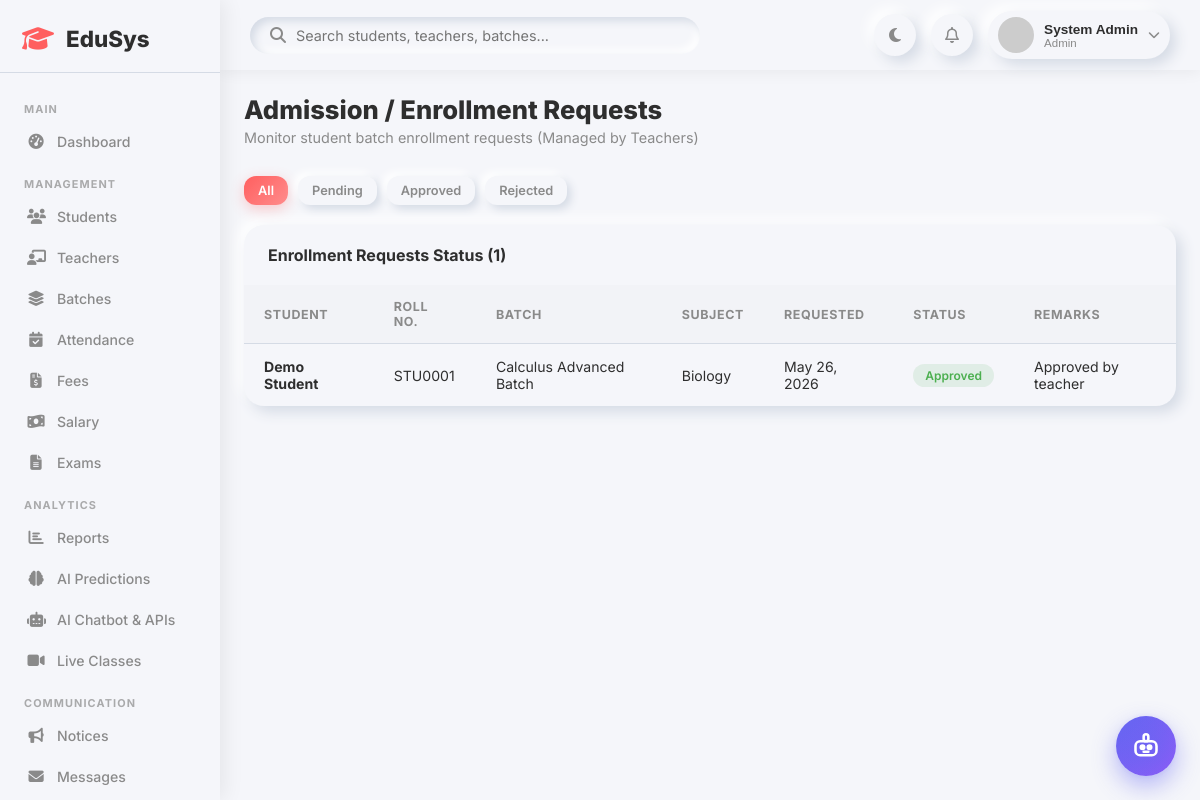
The app's page /admin/requests.php (signed in) with its own data.
### tables this page shows
CREATE TABLE `admission_requests` (
  `id` int(11) NOT NULL,
  `student_id` int(11) NOT NULL,
  `batch_id` int(11) NOT NULL,
  `status` enum('pending','approved','rejected') DEFAULT 'pending',
  `admin_remarks` text DEFAULT NULL,
  `requested_at` timestamp NOT NULL DEFAULT current_timestamp()
);

CREATE TABLE `users` (
  `id` int(11) NOT NULL,
  `name` varchar(150) NOT NULL,
  `email` varchar(150) NOT NULL,
  `password` varchar(255) NOT NULL,
  `role` enum('admin','teacher','student') NOT NULL DEFAULT 'student',
  `avatar` varchar(255) DEFAULT NULL,
  `status` enum('active','inactive','pending') DEFAULT 'active',
  `created_at` timestamp NOT NULL DEFAULT current_timestamp(),
  `updated_at` timestamp NOT NULL DEFAULT current_timestamp() ON UPDATE current_timestamp()
);

CREATE TABLE `students` (
  `id` int(11) NOT NULL,
  `user_id` int(11) NOT NULL,
  `roll_number` varchar(50) DEFAULT NULL,
  `date_of_birth` date DEFAULT NULL,
  `gender` enum('male','female','other') DEFAULT NULL,
  `phone` varchar(20) DEFAULT NULL,
  `address` text DEFAULT NULL,
  `parent_name` varchar(150) DEFAULT NULL,
  `parent_phone` varchar(20) DEFAULT NULL,
  `grade` varchar(20) DEFAULT NULL,
  `admission_date` date DEFAULT NULL
);

CREATE TABLE `batches` (
  `id` int(11) NOT NULL,
  `name` varchar(150) NOT NULL,
  `teacher_id` int(11) DEFAULT NULL,
  `subject_id` int(11) DEFAULT NULL,
  `grade` varchar(20) DEFAULT NULL,
  `schedule` text DEFAULT NULL,
  `max_students` int(11) DEFAULT 30,
  `status` enum('active','inactive') DEFAULT 'active',
  `created_at` timestamp NOT NULL DEFAULT current_timestamp()
);

CREATE TABLE `subjects` (
  `id` int(11) NOT NULL,
  `name` varchar(100) NOT NULL,
  `code` varchar(20) DEFAULT NULL,
  `description` text DEFAULT NULL,
  `created_at` timestamp NOT NULL DEFAULT current_timestamp()
);

### admin/requests.php (the view, shortened to what this page needs)
<?php
require_once '../includes/header.php';
$status_f = $_GET['status'] ?? '';
$where    = $status_f ? "WHERE ar.status='" . $conn->real_escape_string($status_f) . "'" : '';
$requests = $conn->query("
    SELECT ar.*, u.name as student_name, s.roll_number, b.name as batch_name, sub.name as subject_name
    FROM admission_requests ar
    JOIN students s ON ar.student_id = s.id
    JOIN users u ON s.user_id = u.id
    JOIN batches b ON ar.batch_id = b.id
    LEFT JOIN subjects sub ON b.subject_id = sub.id
    $where
    ORDER BY ar.requested_at DESC
");
?>
<div class="page-header">
    <div><h1>Admission / Enrollment Requests</h1><p>Monitor student batch enrollment requests (Managed by Teachers)</p></div>
</div>
<div style="display:flex;gap:10px;margin-bottom:20px;">
    <a href="requests.php" class="btn <?= !$status_f ? 'btn-primary' : 'btn-outline' ?> btn-sm">All</a>
    <a href="?status=pending" class="btn <?= $status_f === 'pending' ? 'btn-primary' : 'btn-outline' ?> btn-sm">Pending</a>
    <a href="?status=approved" class="btn <?= $status_f === 'approved' ? 'btn-primary' : 'btn-outline' ?> btn-sm">Approved</a>
    <a href="?status=rejected" class="btn <?= $status_f === 'rejected' ? 'btn-primary' : 'btn-outline' ?> btn-sm">Rejected</a>
</div>
<div class="table-card">
    <div class="table-header"><h3>Enrollment Requests Status (<?= $requests->num_rows ?>)</h3></div>
    <div class="table-responsive">
        <table>
            <thead><tr><th>Student</th><th>Roll No.</th><th>Batch</th><th>Subject</th><th>Requested</th><th>Status</th><th>Remarks</th></tr></thead>
            <tbody>
                <?php if ($requests->num_rows === 0): ?>
                <tr><td colspan="7" style="text-align:center;padding:30px;color:var(--text-secondary);">No requests found.</td></tr>
                <?php else: ?>
                <?php while ($r = $requests->fetch_assoc()):
                    $sc = ['pending'=>'badge-warning','approved'=>'badge-success','rejected'=>'badge-danger'][$r['status']] ?? 'badge-info';
                ?>
                <tr>
                    <td><strong><?= htmlspecialchars($r['student_name']) ?></strong></td>
                    <td><?= $r['roll_number'] ?></td>
                    <td><?= htmlspecialchars($r['batch_name']) ?></td>
                    <td><?= htmlspecialchars($r['subject_name'] ?? '-') ?></td>
                    <td><?= date('M d, Y', strtotime($r['requested_at'])) ?></td>
                    <td><span class="badge-pill <?= $sc ?>"><?= ucfirst($r['status']) ?></span></td>
                    <td><?= htmlspecialchars($r['admin_remarks'] ?? '-') ?></td>
                </tr>
                <?php endwhile; ?>
                <?php endif; ?>
            </tbody>
        </table>
    </div>
</div>
<?php require_once '../includes/footer.php'; ?>

### css/dashboard.css (style rules this page uses)
:root { --primary: #FF5F5F; --secondary: #6C63FF; --background: #F5F6FA; --text-primary: #2E2E2E; --text-secondary: #8A8A8A; --shadow-light: #ffffff; --shadow-dark: #d5dbe5; --neu: 6px 6px 14px var(--shadow-dark), -6px -6px 14px var(--shadow-light); --neu-sm: 4px 4px 8px var(--shadow-dark), -4px -4px 8px var(--shadow-light); --neu-in: inset 4px 4px 8px var(--shadow-dark), inset -4px -4px 8px var(--shadow-light); --success: #4CAF50; --danger: #FF5252; --warning: #FF9800; --info: #2196F3; --sidebar-width: 260px; }
* { margin: 0; padding: 0; box-sizing: border-box; }
body { font-family: 'Inter', sans-serif; background: var(--background); color: var(--text-primary); transition: background 0.3s, color 0.3s; }
.page-header { display: flex; justify-content: space-between; align-items: flex-start; margin-bottom: 30px; flex-wrap: wrap; gap: 15px; }
.page-header h1 { font-size: 1.6rem; font-weight: 800; }
.page-header p { color: var(--text-secondary); font-size: 0.9rem; margin-top: 4px; }
.table-card { background: var(--background); border-radius: 20px; box-shadow: var(--neu); overflow: hidden; margin-bottom: 25px; }
.table-header { display: flex; justify-content: space-between; align-items: center; padding: 20px 24px; flex-wrap: wrap; gap: 10px; }
.table-header h3 { font-size: 1rem; font-weight: 700; }
.table-responsive { overflow-x: auto; }
table { width: 100%; border-collapse: collapse; }
th, td { padding: 14px 20px; text-align: left; }
th { font-size: 0.78rem; text-transform: uppercase; letter-spacing: 0.05em; color: var(--text-secondary); font-weight: 700; border-bottom: 1px solid var(--shadow-dark); background: rgba(0,0,0,0.01); }
td { font-size: 0.88rem; border-bottom: 1px solid rgba(0,0,0,0.04); }
tr:last-child td { border-bottom: none; }
.badge-pill { display: inline-block; padding: 4px 12px; border-radius: 20px; font-size: 0.75rem; font-weight: 600; }
.badge-success { background: rgba(76,175,80,0.12); color: var(--success); }
.btn { display: inline-flex; align-items: center; gap: 8px; padding: 10px 20px; border-radius: 12px; border: none; font-family: 'Inter', sans-serif; font-size: 0.88rem; font-weight: 600; cursor: pointer; transition: all 0.2s ease; text-decoration: none; }
.btn-primary { background: linear-gradient(135deg, var(--primary), #ff8c8c); color: white; box-shadow: 0 4px 14px rgba(255,95,95,0.3); }
.btn-outline { background: var(--background); box-shadow: var(--neu-sm); color: var(--text-secondary); }
.btn-sm { padding: 7px 14px; font-size: 0.8rem; }

### css/responsive.css (style rules this page uses)
@media (max-width: 1200px) { :root { --sidebar-width: 220px; } }

### includes/chatbot_widget.php (style rules this page uses)
:root { --edubot-primary: #6366f1; --edubot-primary-hover: #4f46e5; --edubot-secondary: #8b5cf6; --edubot-accent: #06b6d4; --edubot-bg: #ffffff; --edubot-surface: #f8fafc; --edubot-border: #e2e8f0; --edubot-text: #1e293b; --edubot-text-muted: #64748b; --edubot-bot-bubble: #f1f5f9; --edubot-bot-text: #1e293b; --edubot-user-bubble: linear-gradient(135deg, #6366f1, #8b5cf6); --edubot-shadow: 0 20px 45px -10px rgba(99, 102, 241, 0.25), 0 10px 20px -5px rgba(0, 0, 0, 0.08); }

### records on screen
admission_requests: users.name "Demo Student", student.roll_number "STU0001", batch.name "Calculus Advanced Batch", subjects.name "Biology", requested_at "May 26, 2026", status "Approved", admin_remarks "Approved by teacher"

### other values on screen
$name "System Admin"
$role "Admin"
$requests->num_rows "1"
